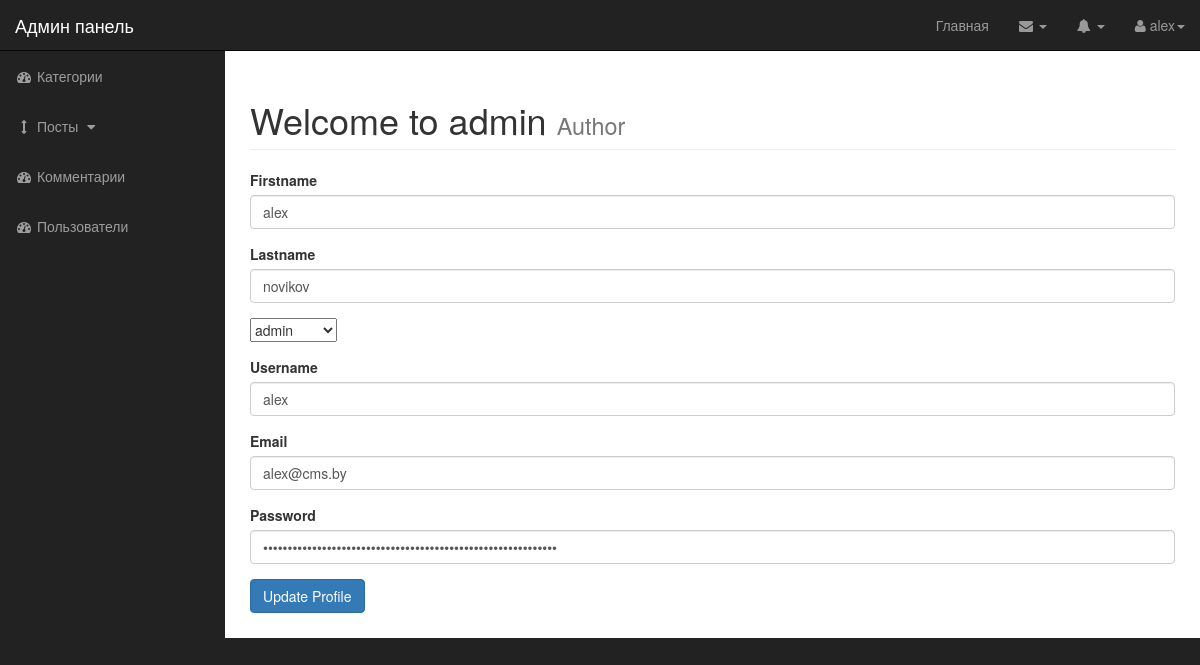
Screenshot of /admin/profile.php (signed in) with the database file from the repository.
### tables this page shows
CREATE TABLE `users` (
  `user_id` int(3) NOT NULL,
  `username` varchar(255) NOT NULL,
  `user_password` varchar(255) NOT NULL,
  `user_firstname` varchar(255) NOT NULL,
  `user_lastname` varchar(255) NOT NULL,
  `user_email` varchar(255) NOT NULL,
  `user_image` text NOT NULL,
  `user_role` varchar(255) NOT NULL,
  `randSalt` varchar(255) NOT NULL DEFAULT '$2y$10$iusesomecrazystrings22'
);

### admin/profile.php (the view, shortened to what this page needs)
<?php include "includes/admin_header.php" ?>
<?php
   if(isset($_SESSION['username'])) {
    $username = $_SESSION['username'];
    $query = "SELECT * FROM users WHERE username = '{$username}' ";
    $select_user_profile_query = mysqli_query($connection, $query);
    while($row = mysqli_fetch_array($select_user_profile_query)) {
        $username = $row['username'];
        $user_password= $row['user_password'];
        $user_firstname = $row['user_firstname'];
        $user_lastname = $row['user_lastname'];
        $user_email = $row['user_email'];
        $user_role= $row['user_role'];
    }
}
    ?>
    <div id="wrapper">
        <?php include "includes/admin_navigation.php" ?>
<div id="page-wrapper">
<div class="container-fluid">
    <div class="row">
        <div class="col-lg-12">
  <h1 class="page-header">
                Welcome to admin
                <small>Author</small>
            </h1>
             <form action="" method="post" enctype="multipart/form-data">
      <div class="form-group">
         <label for="title">Firstname</label>
          <input type="text" value="<?php echo $user_firstname; ?>" class="form-control" name="user_firstname">
      </div>
       <div class="form-group">
         <label for="post_status">Lastname</label>
          <input type="text" value="<?php echo $user_lastname; ?>" class="form-control" name="user_lastname">
      </div>
         <div class="form-group">
       <select name="user_role" id="">
    <option value="subscriber"><?php echo $user_role; ?></option>
       </select>
      </div>
      <div class="form-group">
         <label for="post_tags">Username</label>
          <input type="text" value="<?php echo $username; ?>" class="form-control" name="username">
      </div>
      <div class="form-group">
         <label for="post_content">Email</label>
          <input type="email" value="<?php echo $user_email; ?>" class="form-control" name="user_email">
      </div>
      <div class="form-group">
         <label for="post_content">Password</label>
          <input type="password" value="<?php echo $user_password; ?>" class="form-control" name="user_password">
      </div>
       <div class="form-group">
          <input class="btn btn-primary" type="submit" name="edit_user" value="Update Profile">
      </div>
</form>
            </div>
        </div>
    </div>
</div>
    <?php include "includes/admin_footer.php" ?>

### admin/css/sb-admin.css (style rules this page uses)
body { margin-top: 100px; background-color: #222; }
@media (min-width:768px) { body { margin-top: 50px; } }
#wrapper { padding-left: 0; }
#page-wrapper { width: 100%; padding: 0; background-color: #fff; }
@media (min-width:768px) { #wrapper { padding-left: 225px; } }
@media (min-width:768px) { #page-wrapper { padding: 10px; } }

### rows the page displays
users: user_firstname "alex", user_lastname "novikov", user_role "admin", username "alex", user_email "alex@cms.by"

### other values shown
$_SESSION['username'] "alex"
